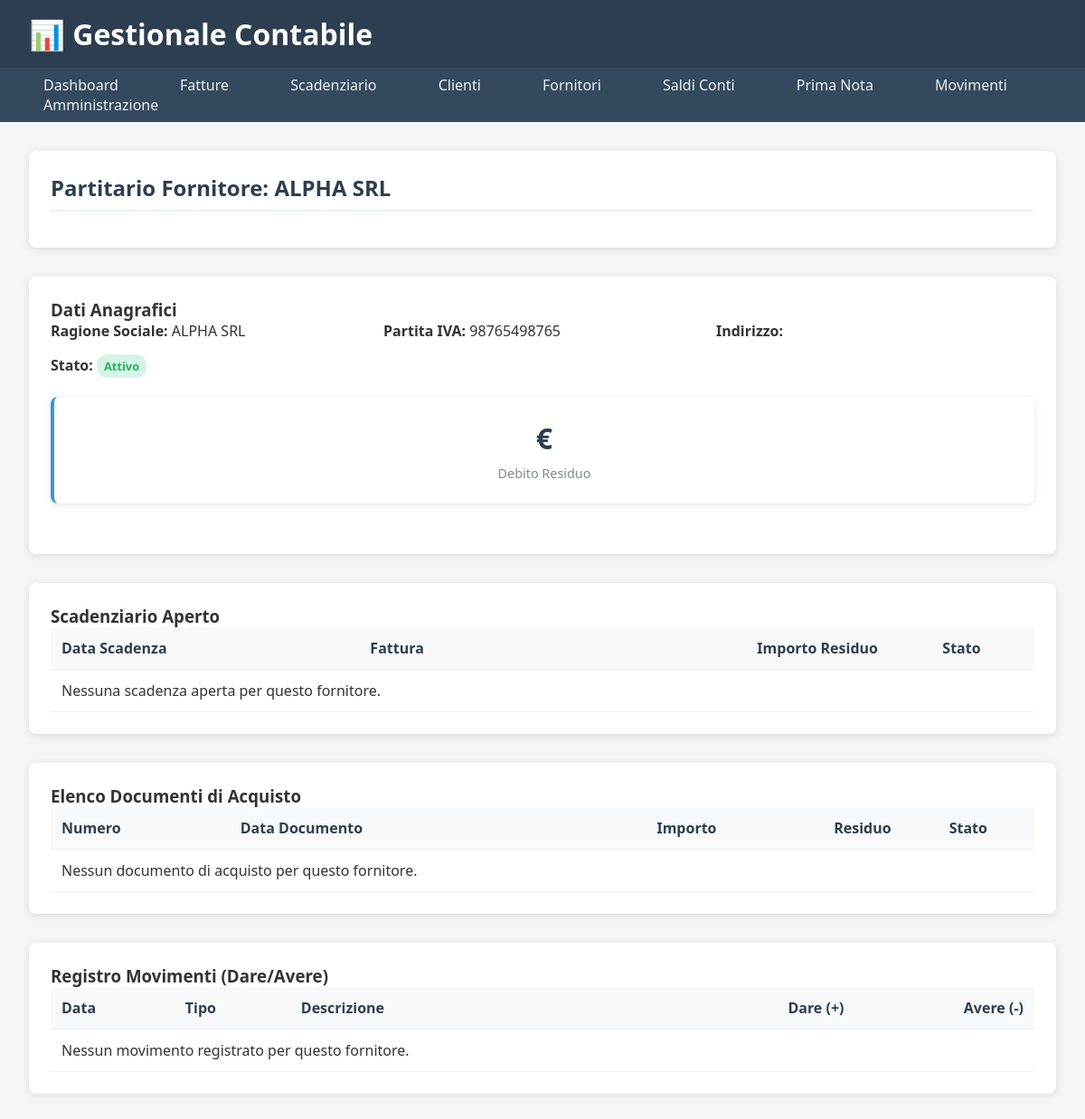
Screenshot of /fornitori/1/ with the database file from the repository.
### fornitori/models.py (models this page shows, shortened)
class Fornitore(models.Model):
    ragione_sociale = models.CharField(
        max_length=200,
        verbose_name="Ragione Sociale"
    )
    indirizzo = models.CharField(max_length=255, verbose_name="Indirizzo", blank=True)
    citta = models.CharField(max_length=100, verbose_name="Città", blank=True)
    cap = models.CharField(
        max_length=5,
        verbose_name="CAP",
        blank=True,
        validators=[RegexValidator(r'^\d{5}$', 'Il CAP deve avere 5 numeri')]
    )
    provincia = models.CharField(max_length=2, verbose_name="Provincia", blank=True)
    partita_iva = models.CharField(
        max_length=11,
        verbose_name="Partita IVA",
        unique=True,
        validators=[RegexValidator(r'^\d{11}$', 'La P.IVA deve avere 11 numeri')]
    )
    codice_fiscale = models.CharField(max_length=16, verbose_name="Codice Fiscale", blank=True)
    email = models.EmailField(verbose_name="Email", blank=True)
    telefono = models.CharField(max_length=20, verbose_name="Telefono", blank=True)
    STATO_FORNITORE = [
        ('attivo', 'Attivo'),
        ('inattivo', 'Inattivo'),
        ('bloccato', 'Bloccato'),
    ]
    stato = models.CharField(
        max_length=10,
        choices=STATO_FORNITORE,
        default='attivo',
        verbose_name="Stato Fornitore"
    )
    def indirizzo_completo(self):
        parts = [self.indirizzo, self.citta, self.cap, self.provincia]
        return ", ".join(filter(None, parts))
    class Meta:
        verbose_name = "Fornitore"
        verbose_name_plural = "Fornitori"
        ordering = ['ragione_sociale']

### fornitori/views.py (the view, shortened to what this page needs)
# urls.py: path('<int:pk>/', views.dettaglio_fornitore, name='dettaglio_fornitore'),
def dettaglio_fornitore(request, pk):
    fornitore = get_object_or_404(Fornitore, pk=pk)
    documenti_acquisto = FatturaAcquisto.objects.filter(fornitore=fornitore).order_by('-data_documento')
    scadenze_aperte = ScadenzaFatturaAcquisto.objects.filter(
        fattura_acquisto__fornitore=fornitore
    ).annotate(
        totale_pagato=Coalesce(Sum('pagamenti__importo_pagato'), Decimal('0.00'))
    ).annotate(
        residuo_calcolato=F('importo') - F('totale_pagato')
    ).filter(residuo_calcolato__gt=0).select_related('fattura_acquisto').order_by('data_scadenza')
    movimenti_contabili = []
    pagamenti_fornitore = Spesa.objects.filter(scadenza__fattura_acquisto__fornitore=fornitore).select_related(
        'scadenza__fattura_acquisto', 'conto_bancario'
    )
    movimenti_tesoreria = []
    movimenti_combinati = sorted(movimenti_contabili + movimenti_tesoreria, key=lambda x: x['data'])
    context = {
        'fornitore': fornitore,
        'documenti_acquisto': documenti_acquisto,
        'scadenze_aperte': scadenze_aperte,
        'movimenti': movimenti_combinati,
        'titolo_pagina': f"Partitario Fornitore: {fornitore.ragione_sociale}"
    }
    return render(request, 'fornitori/dettaglio_fornitore.html', context)

### templates/fornitori/dettaglio_fornitore.html
{% extends "base.html" %} {% block content %}
<div class="section">
  <h2>{{ titolo_pagina }}</h2>
</div>
<div class="section">
  <h3>Dati Anagrafici</h3>
  <div class="anagrafica-grid">
    <div><strong>Ragione Sociale:</strong> {{ fornitore.ragione_sociale }}</div>
    <div><strong>Partita IVA:</strong> {{ fornitore.partita_iva }}</div>
    <div><strong>Indirizzo:</strong> {{ fornitore.indirizzo_completo }}</div>
    <div>
      <strong>Stato:</strong>
      <span
        class="badge {% if fornitore.stato == 'attivo' %}success{% else %}danger{% endif %}"
        >{{ fornitore.get_stato_display }}</span
      >
    </div>
  </div>
  <div class="kpi-grid">
    <div class="kpi-card {% if fornitore.debito_residuo > 0 %}alert{% endif %}">
      <div class="kpi-value">€{{ fornitore.debito_residuo|floatformat:2 }}</div>
      <div class="kpi-label">Debito Residuo</div>
    </div>
  </div>
</div>
<div class="section">
  <h3>Scadenziario Aperto</h3>
  <table class="table">
    <thead>
      <tr>
        <th>Data Scadenza</th>
        <th>Fattura</th>
        <th style="text-align: right">Importo Residuo</th>
        <th style="text-align: center">Stato</th>
      </tr>
    </thead>
    <tbody>
      {% for scadenza in scadenze_aperte %}
      <tr class="{% if scadenza.is_scaduta %}scadenza-scaduta{% endif %}">
        <td>{{ scadenza.data_scadenza|date:"d/m/Y" }}</td>
        <td>
          <a
            href="{% url 'acquisti:dettaglio_fattura_acquisto' scadenza.fattura_acquisto.pk %}"
            >{{ scadenza.fattura_acquisto.numero }}</a
          >
        </td>
        <td style="text-align: right; font-weight: bold">
          € {{ scadenza.residuo_calcolato|floatformat:2 }}
        </td>
        <td style="text-align: center">
          <span
            class="badge {% if scadenza.is_scaduta %}danger{% else %}warning{% endif %}"
          >
            {% if scadenza.is_scaduta %}Scaduta{% else %}Da Pagare{% endif %}
          </span>
        </td>
      </tr>
      {% empty %}
      <tr>
        <td colspan="4">Nessuna scadenza aperta per questo fornitore.</td>
      </tr>
      {% endfor %}
    </tbody>
  </table>
</div>
<div class="section">
  <h3>Elenco Documenti di Acquisto</h3>
  <table class="table">
    <thead>
      <tr>
        <th>Numero</th>
        <th>Data Documento</th>
        <th style="text-align: right">Importo</th>
        <th style="text-align: right">Residuo</th>
        <th style="text-align: center">Stato</th>
      </tr>
    </thead>
    <tbody>
      {% for doc in documenti_acquisto %}
      <tr>
        <td>
          <a href="{% url 'acquisti:dettaglio_fattura_acquisto' doc.pk %}"
            >{{ doc.numero }}</a
          >
        </td>
        <td>{{ doc.data_documento|date:"d/m/Y" }}</td>
        <td style="text-align: right">
          € {{ doc.totale_complessivo|floatformat:2 }}
        </td>
        <td style="text-align: right">
          € {{ doc.importo_residuo|floatformat:2 }}
        </td>
        <td style="text-align: center">
          <span
            class="badge {% if doc.stato == 'pagata' %}success{% elif doc.stato == 'parzialmente_pagata' %}warning{% else %}danger{% endif %}"
            >{{ doc.get_stato_display }}</span
          >
        </td>
      </tr>
      {% empty %}
      <tr>
        <td colspan="5">Nessun documento di acquisto per questo fornitore.</td>
      </tr>
      {% endfor %}
    </tbody>
  </table>
</div>
<div class="section">
  <h3>Registro Movimenti (Dare/Avere)</h3>
  <table class="table">
    <thead>
      <tr>
        <th>Data</th>
        <th>Tipo</th>
        <th style="width: 40%">Descrizione</th>
        <th style="text-align: right">Dare (+)</th>
        <th style="text-align: right">Avere (-)</th>
      </tr>
    </thead>
    <tbody>
      {% for movimento in movimenti %}
      <tr>
        <td>{{ movimento.data|date:"d/m/Y" }}</td>
        <td>
          {% if movimento.tipo == 'Pagamento' %}
          <span class="badge danger">{{ movimento.tipo }}</span>
          {% else %}
          <span class="badge warning">{{ movimento.tipo }}</span>
          {% endif %}
        </td>
        <td>{{ movimento.descrizione }}</td>
        <td style="text-align: right; color: #e74c3c">
          {% if movimento.importo_dare %}+ €{{
          movimento.importo_dare|floatformat:2 }}{% endif %}
        </td>
        <td style="text-align: right; color: green">
          {% if movimento.importo_avere %}- €{{
          movimento.importo_avere|floatformat:2 }}{% endif %}
        </td>
      </tr>
      {% empty %}
      <tr>
        <td colspan="5">Nessun movimento registrato per questo fornitore.</td>
      </tr>
      {% endfor %}
    </tbody>
  </table>
</div>
{% endblock %}

### templates/base.html (style rules this page uses)
* { margin: 0; padding: 0; box-sizing: border-box; }
body { font-family: "Segoe UI", Tahoma, Geneva, Verdana, sans-serif; background: #f5f5f5; color: #333; }
.kpi-grid { display: grid; grid-template-columns: repeat(auto-fit, minmax(250px, 1fr)); gap: 1.5rem; margin-bottom: 2rem; }
.kpi-card { background: white; padding: 1.5rem; border-radius: 8px; box-shadow: 0 2px 10px rgba(0, 0, 0, 0.1); border-left: 4px solid #3498db; text-align: center; }
.kpi-value { font-size: 2rem; font-weight: bold; color: #2c3e50; }
.kpi-label { color: #7f8c8d; font-size: 0.9rem; margin-top: 0.5rem; }
.section { background: white; padding: 1.5rem; border-radius: 8px; box-shadow: 0 2px 10px rgba(0, 0, 0, 0.1); margin-bottom: 2rem; }
.section h2 { color: #2c3e50; margin-bottom: 1rem; border-bottom: 2px solid #ecf0f1; padding-bottom: 0.5rem; }
.table { width: 100%; border-collapse: collapse; }
.table th, .table td { padding: 0.75rem; text-align: left; border-bottom: 1px solid #ecf0f1; }
.table th { background: #f8f9fa; font-weight: 600; color: #2c3e50; }
.badge { padding: 0.25rem 0.5rem; border-radius: 12px; font-size: 0.8rem; font-weight: bold; }
.badge.success { background: #d5f4e6; color: #27ae60; }
.anagrafica-grid { display: grid; grid-template-columns: repeat(auto-fit, minmax(300px, 1fr)); gap: 1rem; margin-bottom: 1.5rem; }

### rows the page displays
Fornitore: ragione_sociale "ALPHA SRL", partita_iva "98765498765", stato "Attivo"

### other values shown
{{ titolo_pagina }} "Partitario Fornitore: ALPHA SRL"
